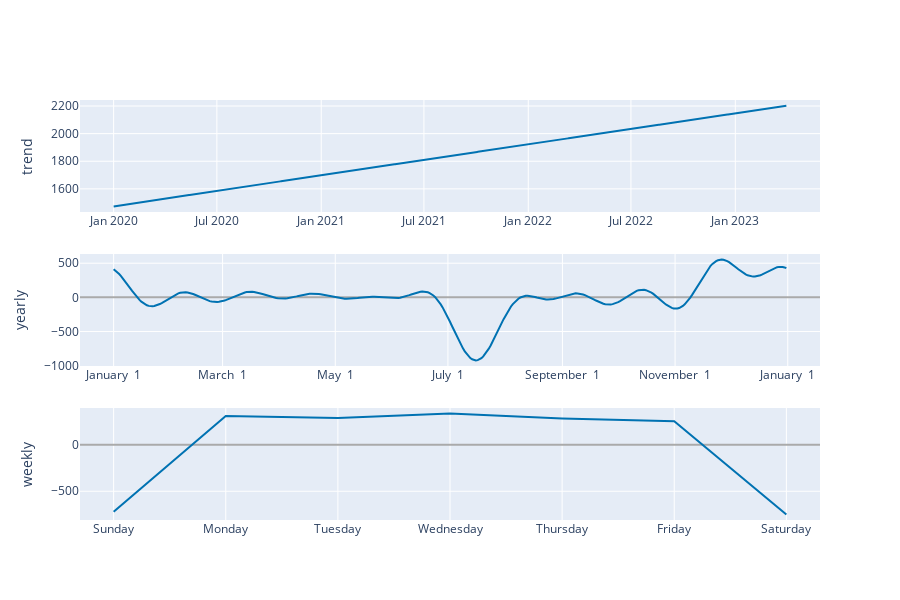

The notebook cell this image was saved under:
### Markdown cell above
De svarta punkterna är då alltså de verkliga antalet paket. Den mörkblåa linjen är antalet paket som modellen gissar. Man kan se i alla fall på mindre extrema intervall, att modellen gissar väldigt nära. Det ljusblåa intervallet visar modellens osäkerhet.

### Code cell
# Plot components
plot_components_plotly(prophet_, forecast)

### Figure 1 — Plotly figure (JSON) as saved in the notebook; plotly's stock layout.template omitted (floating-point values rounded to 4 significant figures; data arrays with more than 128 entries replaced by an {"elided": "..."} marker saying what was removed)
{"data": [{"line": {"color": "#0072B2", "width": 2}, "mode": "lines", "name": "trend", "type": "scatter", "x": {"elided": "1187 str values"}, "xaxis": "x", "y": {"elided": "1187 float values"}, "yaxis": "y"}, {"line": {"color": "rgba(0, 114, 178, 0.2)", "width": 0}, "mode": "lines", "name": "trend_upper", "type": "scatter", "x": {"elided": "1187 str values"}, "xaxis": "x", "y": {"elided": "1187 float values"}, "yaxis": "y"}, {"fill": "tonexty", "fillcolor": "rgba(0, 114, 178, 0.2)", "line": {"color": "rgba(0, 114, 178, 0.2)", "width": 0}, "mode": "lines", "name": "trend_lower", "type": "scatter", "x": {"elided": "1187 str values"}, "xaxis": "x", "y": {"elided": "1187 float values"}, "yaxis": "y"}, {"line": {"color": "#0072B2", "width": 2}, "mode": "lines", "name": "yearly", "type": "scatter", "x": {"elided": "365 str values"}, "xaxis": "x2", "y": {"elided": "365 float values"}, "yaxis": "y2"}, {"line": {"color": "#0072B2", "width": 2}, "mode": "lines", "name": "weekly", "type": "scatter", "x": ["2017-01-01T00:00:00", "2017-01-02T00:00:00", "2017-01-03T00:00:00", "2017-01-04T00:00:00", "2017-01-05T00:00:00", "2017-01-06T00:00:00", "2017-01-07T00:00:00"], "xaxis": "x3", "y": [-721.0, 309.4, 287.7, 336.1, 282.2, 254.4, -748.9], "yaxis": "y3"}], "layout": {"height": 600, "showlegend": false, "width": 900, "xaxis": {"anchor": "y", "domain": [0, 1], "range": ["2019-11-02T16:48:00", "2023-05-30T07:12:00"], "type": "date"}, "xaxis2": {"anchor": "y2", "domain": [0, 1], "range": ["2016-12-13T18:54:02.958904115", "2018-01-18T11:04:57.863013581"], "tickformat": "%B %e", "type": "date"}, "xaxis3": {"anchor": "y3", "domain": [0, 1], "range": ["2016-12-31T16:48:00", "2017-01-07T07:12:00"], "tickformat": "%A", "type": "date"}, "yaxis": {"anchor": "x", "domain": [0.7333, 1], "rangemode": "normal", "title": {"text": "trend"}, "zerolinecolor": "#AAA"}, "yaxis2": {"anchor": "x2", "domain": [0.3667, 0.6333], "title": {"text": "yearly"}, "zerolinecolor": "#AAA"}, "yaxis3": {"anchor": "x3", "domain": [0, 0.2667], "title": {"text": "weekly"}, "zerolinecolor": "#AAA"}}}
